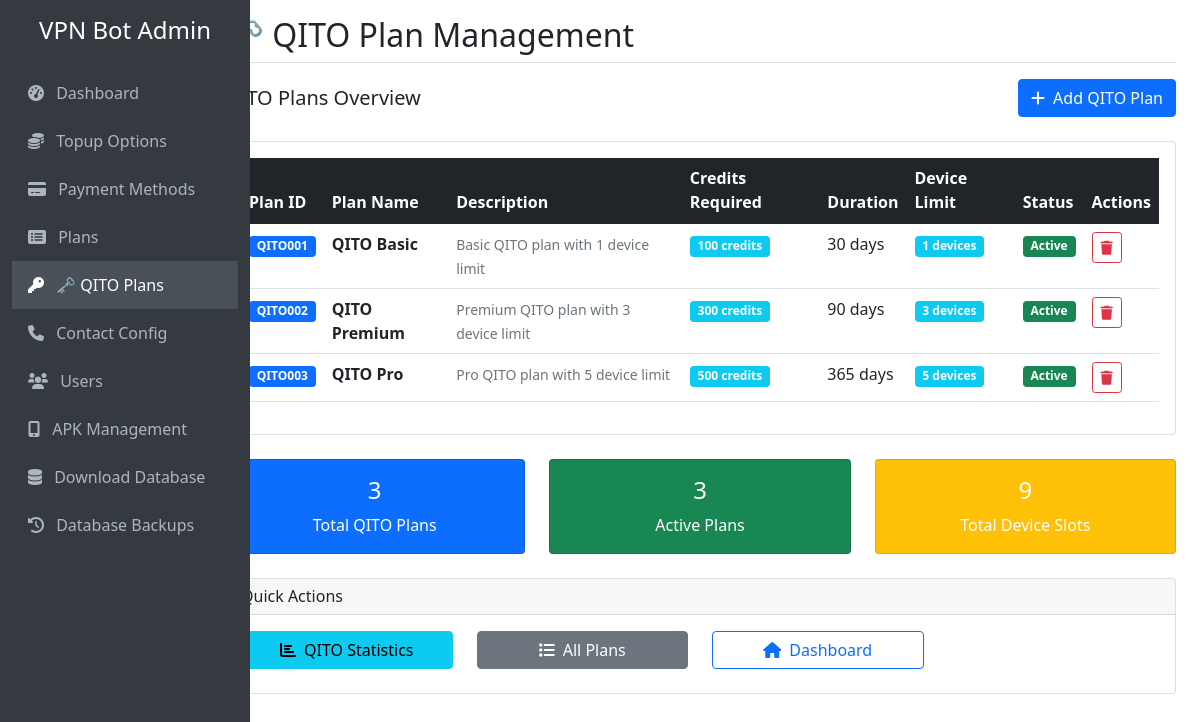
Before: /qito with the older database file.
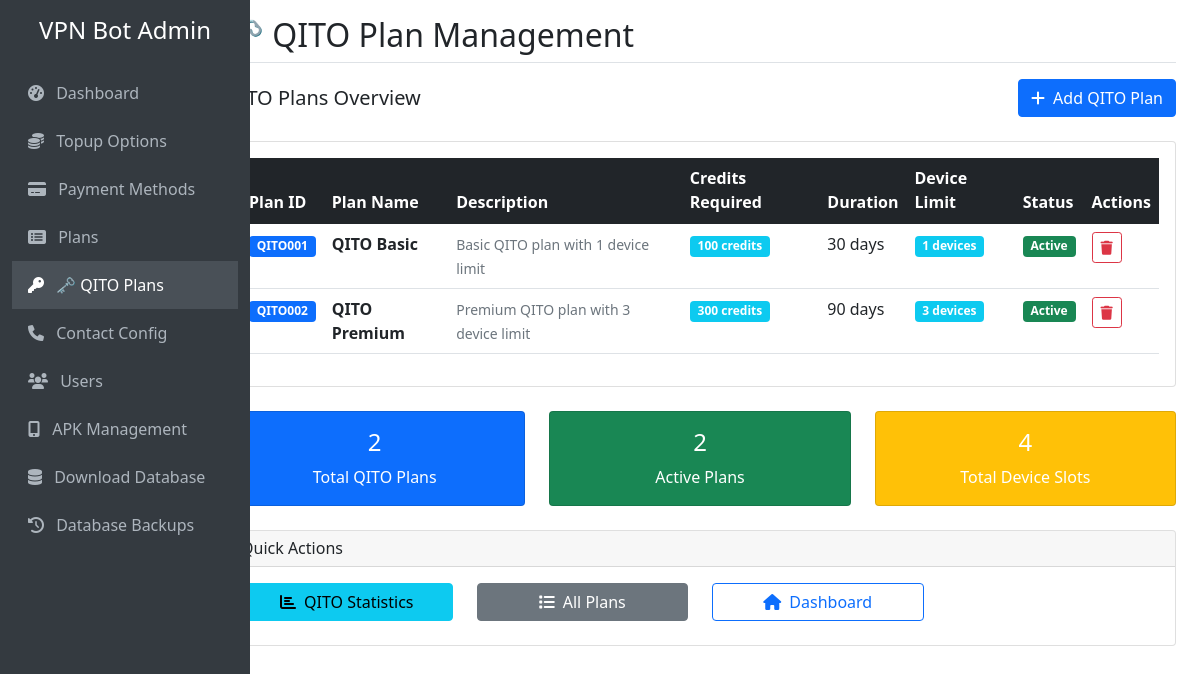
After: the same page with the newer database file.
### tables this page shows
CREATE TABLE "plans" (
                id INTEGER PRIMARY KEY AUTOINCREMENT,
                plan_id_number TEXT UNIQUE NOT NULL,
                name TEXT NOT NULL,
                description TEXT,
                credits_required INTEGER NOT NULL,
                duration_days INTEGER NOT NULL,
                is_active BOOLEAN DEFAULT 1,
                created_at TIMESTAMP DEFAULT CURRENT_TIMESTAMP,
                updated_at TIMESTAMP DEFAULT CURRENT_TIMESTAMP
            , device_limit INTEGER DEFAULT 1);

### web_admin.py (the view)
@app.route('/qito')
def qito_plan_management():
    conn = get_db_connection()
    qito_plans = conn.execute('''
        SELECT p.*,
               COALESCE(p.device_limit, 1) as device_limit
        FROM plans p
        WHERE p.name LIKE '%QITO%'
        ORDER BY p.plan_id_number
    ''').fetchall()
    conn.close()
    return render_template('qito_plan_management.html', qito_plans=qito_plans)

### web_admin.py (called while the page is built)
def get_db_connection():
    conn = sqlite3.connect(DB_FILE)
    conn.row_factory = sqlite3.Row
    return conn

### templates/qito_plan_management.html (shortened to what the changed rows need)
{% extends "base.html" %}
{% block page_title %}🗝 QITO Plan Management{% endblock %}
{% block content %}
{% if qito_plans %}
<div class="row">
    <div class="col-12">
        <div class="card">
            <div class="card-body">
                <div class="table-responsive">
                    <table class="table table-hover">
                        <thead class="table-dark">
                            <tr>
                                <th>Plan ID</th>
                                <th>Plan Name</th>
                                <th>Description</th>
                                <th>Credits Required</th>
                                <th>Duration</th>
                                <th>Device Limit</th>
                                <th>Status</th>
                                <th>Actions</th>
                            </tr>
                        </thead>
                        <tbody>
                            {% for plan in qito_plans %}
                            <tr>
                                <td>
                                    <span class="badge bg-primary">{{ plan.plan_id_number }}</span>
                                </td>
                                <td>
                                    <strong>{{ plan.name }}</strong>
                                </td>
                                <td>
                                    <small class="text-muted">{{ plan.description or 'No description' }}</small>
                                </td>
                                <td>
                                    <span class="badge bg-info">{{ plan.credits_required }} credits</span>
                                </td>
                                <td>{{ plan.duration_days }} days</td>
                                <td>
                                    <span class="badge bg-info">{{ plan.device_limit or 1 }} devices</span>
                                </td>
                                <td>
                                    {% if plan.is_active %}
                                        <span class="badge bg-success">Active</span>
                                    {% else %}
                                        <span class="badge bg-secondary">Inactive</span>
                                    {% endif %}
                                </td>
                                <td>
                                    <div class="btn-group btn-group-sm" role="group">
                                        <a href="{{ url_for('delete_qito_plan', plan_id=plan.id) }}"
                                           class="btn btn-outline-danger"
                                           onclick="return confirm('Are you sure you want to delete this QITO plan? This action cannot be undone!')"
                                           title="Delete Plan">
                                            <i class="fas fa-trash"></i>
                                        </a>
                                    </div>
                                </td>
                            </tr>
                            {% endfor %}
                        </tbody>
                    </table>
                </div>
            </div>
        </div>
    </div>
</div>
<div class="row mt-4">
    <div class="col-md-4">
        <div class="card bg-primary text-white">
            <div class="card-body text-center">
                <h4>{{ qito_plans|length }}</h4>
                <p class="mb-0">Total QITO Plans</p>
            </div>
        </div>
    </div>
    <div class="col-md-4">
        <div class="card bg-success text-white">
            <div class="card-body text-center">
                <h4>{{ qito_plans|selectattr('is_active')|list|length }}</h4>
                <p class="mb-0">Active Plans</p>
            </div>
        </div>
    </div>
    <div class="col-md-4">
        <div class="card bg-warning text-white">
            <div class="card-body text-center">
                <h4>{{ qito_plans|sum(attribute='device_limit') or 0 }}</h4>
                <p class="mb-0">Total Device Slots</p>
            </div>
        </div>
    </div>
</div>
{% endif %}
{% endblock %}

Changed rows visible on the page:
removed plans: plan_id_number "QITO003", name "QITO Pro", description "Pro QITO plan with 5 device limit", credits_required "500", duration_days "365", device_limit "5", is_active "Active"
Other visible differences:
{{ qito_plans|length }}: "3" → "2"
{{ qito_plans|selectattr('is_active')|list|length }}: "3" → "2"
{{ qito_plans|sum(attribute='device_limit') or 0 }}: "9" → "4"
